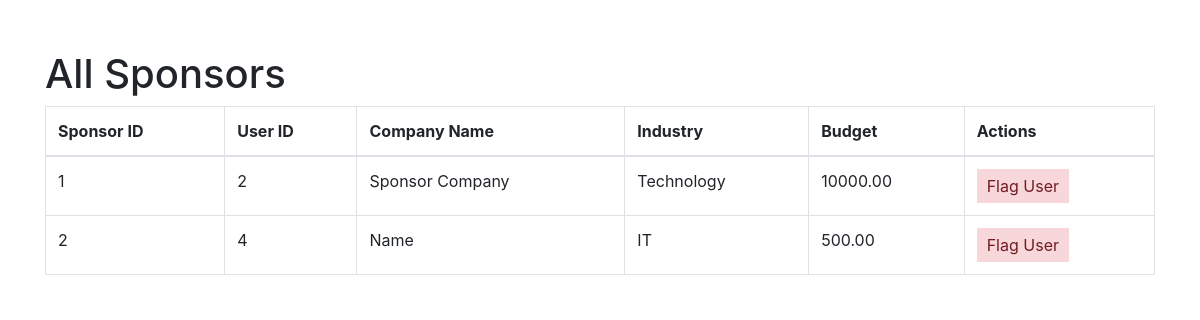
/admin/allsponsors (signed in), run on the app's committed database.
### models.py (models this page shows, shortened)
class Sponsor(db.Model):
    __tablename__ = "sponsors"
    sponsor_id = db.Column(db.Integer, primary_key=True, autoincrement=True)
    user_id = db.Column(db.Integer, db.ForeignKey("users.user_id"), nullable=False)
    company_name = db.Column(db.String(255))
    industry = db.Column(db.String(255))
    budget = db.Column(db.Numeric(10, 2))
    campaigns = db.relationship("Campaign", backref="sponsor", lazy=True)

### admin.py (the view)
@admin.route('/allsponsors')
def all_sponsors():
    if "user_name" in session and "role" in session:
        if session["role"] == "admin":
            sponsors = Sponsor.query.all()
            return render_template("admin_allsponsors.html", sponsors=sponsors)
    flash("Please Login !","faliled")
    return redirect(url_for("home"))

### app.py (called while the page is built)
@app.before_request
def create_tables():
    init_db(app)

### models.py (called while the page is built, shortened)
def init_db(app):
    with app.app_context():
        db.create_all()

### templates/admin_allsponsors.html (shortened to what this page needs)
<!DOCTYPE html>
<html lang="en">
<head>
    <link rel="stylesheet" href="https://stackpath.bootstrapcdn.com/bootstrap/4.3.1/css/bootstrap.min.css">
</head>
<body>
    <div class="container">
        <h1>All Sponsors</h1>
        <table class="table table-bordered">
            <thead>
                <tr>
                    <th>Sponsor ID</th>
                    <th>User ID</th>
                    <th>Company Name</th>
                    <th>Industry</th>
                    <th>Budget</th>
                    <th>Actions</th>
                </tr>
            </thead>
            <tbody>
                {% for sponsor in sponsors %}
                <tr>
                    <td>{{ sponsor.sponsor_id }}</td>
                    <td>{{ sponsor.user_id }}</td>
                    <td>{{ sponsor.company_name }}</td>
                    <td>{{ sponsor.industry }}</td>
                    <td>{{ sponsor.budget }}</td>
                    <td><button class="flag-button" onclick="flagUser('{{ sponsor.user_id }}')">Flag User</button></td>
                </tr>
                {% endfor %}
            </tbody>
        </table>
    </div>
</body>
</html>

### templates/admin_allsponsors.html (style rules this page uses)
.container { margin-top: 50px; }
.flag-button { background-color: #f8d7da; color: #721c24; border: none; padding: 5px 10px; cursor: pointer; }

### data on the page
Sponsor: sponsor_id "1", user_id "2", company_name "Sponsor Company", industry "Technology", budget "10000.00"
Sponsor: sponsor_id "2", user_id "4", company_name "Name", industry "IT", budget "500.00"
